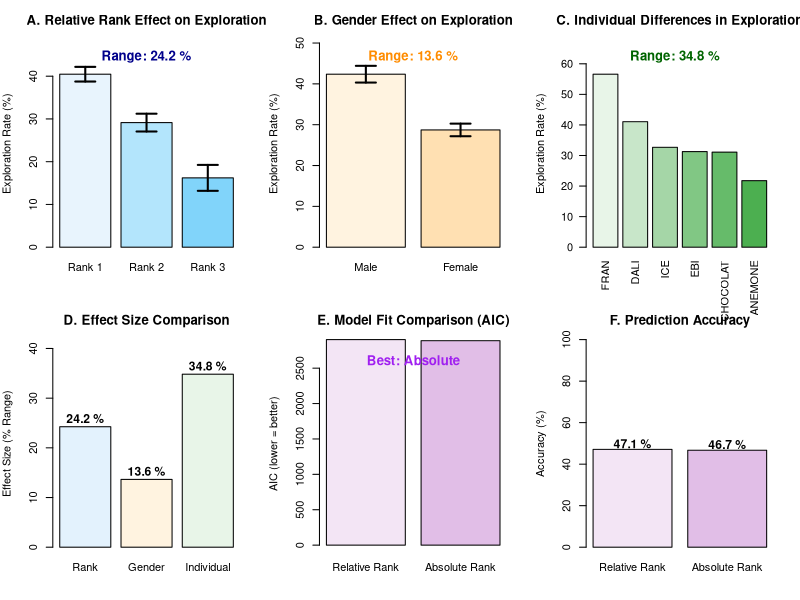

Write R code to recreate this figure.
# RESEARCH QUESTION 1: SOCIAL REFERENCE FRAMES AND IDENTITY MODELS (FIXED)
# Comprehensive analysis of rank vs gender vs individual differences
# Plus relative vs absolute rank model comparison

library(nnet)
library(dplyr)

cat("=== RESEARCH QUESTION 1 ANALYSIS (FIXED) ===\n")
cat("Social reference frames and identity models in primate decision-making\n\n")

# Load and prepare data with correct column names
data_raw <- read.csv("Explore Exploit Dataset.csv", stringsAsFactors = FALSE)
data_exp <- data_raw[data_raw$TRIAL_TYPE == "OIT_RE", ]
data_exp$outcome_clean <- ifelse(grepl("explore", data_exp$OUTCOME, ignore.case = TRUE), "explore",
                                ifelse(grepl("exploit", data_exp$OUTCOME, ignore.case = TRUE), "exploit", 
                                      ifelse(grepl("none|NONE", data_exp$OUTCOME, ignore.case = TRUE), "none", NA)))

# Clean data
data_clean <- data_exp[!is.na(data_exp$outcome_clean), ]
data_clean$outcome_clean <- factor(data_clean$outcome_clean, levels = c("exploit", "explore", "none"))

# Add proper variables using correct column names
data_clean$MONKEY <- data_clean$monkey  # Use 'monkey' column
data_clean$CONDITION_CLEAN <- factor(data_clean$CONDITION, levels = c("solo", "duo", "trio"))
data_clean$SEX <- ifelse(data_clean$monkey %in% c("FRAN", "DALI", "EBI"), "Male", "Female")
data_clean$SEX <- factor(data_clean$SEX, levels = c("Male", "Female"))

# Use existing rank columns
data_clean$RELATIVE_RANK_CLEAN <- factor(data_clean$RELATIVE_RANK, levels = c(1, 2, 3))
data_clean$ABSOLUTE_RANK_CLEAN <- factor(data_clean$ABSOLUTE_RANK, levels = c(1, 2, 3))

cat("Data prepared. Sample size:", nrow(data_clean), "trials\n")
cat("Monkeys:", unique(data_clean$monkey), "\n")
cat("Conditions:", unique(data_clean$CONDITION), "\n")

# ================================================================================
# ANALYSIS 1: RANK VS GENDER IMPORTANCE
# ================================================================================

cat("\n=== ANALYSIS 1: RANK VS GENDER IMPORTANCE ===\n")

# Calculate exploration rates by rank and gender
rank_gender_summary <- data_clean %>%
  group_by(RELATIVE_RANK_CLEAN, SEX) %>%
  summarise(
    total_trials = n(),
    explore_trials = sum(outcome_clean == "explore"),
    exploration_rate = explore_trials / total_trials * 100,
    .groups = "drop"
  )

print(rank_gender_summary)

# Overall effects
rank_effect <- data_clean %>%
  group_by(RELATIVE_RANK_CLEAN) %>%
  summarise(exploration_rate = mean(outcome_clean == "explore") * 100, .groups = "drop")

gender_effect <- data_clean %>%
  group_by(SEX) %>%
  summarise(exploration_rate = mean(outcome_clean == "explore") * 100, .groups = "drop")

cat("\nRank Effect:\n")
print(rank_effect)
cat("\nGender Effect:\n")
print(gender_effect)

rank_range <- max(rank_effect$exploration_rate) - min(rank_effect$exploration_rate)
gender_range <- max(gender_effect$exploration_rate) - min(gender_effect$exploration_rate)

cat("\nRank Effect Range:", round(rank_range, 1), "%\n")
cat("Gender Effect Range:", round(gender_range, 1), "%\n")

# ================================================================================
# ANALYSIS 2: INDIVIDUAL DIFFERENCES
# ================================================================================

cat("\n=== ANALYSIS 2: INDIVIDUAL DIFFERENCES ===\n")

individual_summary <- data_clean %>%
  group_by(monkey, SEX, ABSOLUTE_RANK_CLEAN) %>%
  summarise(
    total_trials = n(),
    exploration_rate = mean(outcome_clean == "explore") * 100,
    .groups = "drop"
  ) %>%
  arrange(desc(exploration_rate))

print(individual_summary)

individual_range <- max(individual_summary$exploration_rate) - min(individual_summary$exploration_rate)
cat("\nIndividual Differences Range:", round(individual_range, 1), "%\n")

# ================================================================================
# ANALYSIS 3: MODEL COMPARISON - RELATIVE vs ABSOLUTE RANK
# ================================================================================

cat("\n=== ANALYSIS 3: RELATIVE vs ABSOLUTE RANK MODEL COMPARISON ===\n")

# Prepare predictors with complete cases
data_model <- data_clean[complete.cases(data_clean[c("outcome_clean", "CONDITION_CLEAN", "RELATIVE_RANK_CLEAN", "ABSOLUTE_RANK_CLEAN", "SEX")]), ]

cat("Model data size:", nrow(data_model), "trials\n")
cat("Outcome distribution:\n")
print(table(data_model$outcome_clean))

# Only proceed if we have sufficient data
if(nrow(data_model) > 50 && length(unique(data_model$outcome_clean)) >= 2) {
  
  # Model 1: Relative Rank
  model_relative <- multinom(outcome_clean ~ CONDITION_CLEAN + RELATIVE_RANK_CLEAN + SEX, 
                            data = data_model, trace = FALSE)
  
  # Model 2: Absolute Rank  
  model_absolute <- multinom(outcome_clean ~ CONDITION_CLEAN + ABSOLUTE_RANK_CLEAN + SEX, 
                            data = data_model, trace = FALSE)
  
  # Model comparison
  aic_relative <- AIC(model_relative)
  aic_absolute <- AIC(model_absolute)
  
  cat("\nModel Comparison:\n")
  cat("Relative Rank Model AIC:", round(aic_relative, 2), "\n")
  cat("Absolute Rank Model AIC:", round(aic_absolute, 2), "\n")
  cat("Best Model:", ifelse(aic_relative < aic_absolute, "Relative Rank", "Absolute Rank"), "\n")
  cat("AIC Difference:", round(abs(aic_relative - aic_absolute), 2), "\n")
  
  # Prediction accuracy
  pred_relative <- predict(model_relative, data_model)
  pred_absolute <- predict(model_absolute, data_model)
  
  acc_relative <- mean(pred_relative == data_model$outcome_clean) * 100
  acc_absolute <- mean(pred_absolute == data_model$outcome_clean) * 100
  
  cat("\nPrediction Accuracy:\n")
  cat("Relative Rank Model:", round(acc_relative, 1), "%\n")
  cat("Absolute Rank Model:", round(acc_absolute, 1), "%\n")
  
  model_comparison_possible <- TRUE
  
} else {
  cat("Insufficient data for model comparison\n")
  model_comparison_possible <- FALSE
  aic_relative <- aic_absolute <- acc_relative <- acc_absolute <- NA
}

# ================================================================================
# CREATE VISUALIZATIONS
# ================================================================================

pdf("RESEARCH_QUESTION_1_RESULTS.pdf", width = 16, height = 12)

# Layout for 6 panels (or 4 if no model comparison)
if(model_comparison_possible) {
  layout(matrix(c(1,2,3,4,5,6), nrow = 2, ncol = 3, byrow = TRUE))
} else {
  layout(matrix(c(1,2,3,4), nrow = 2, ncol = 2, byrow = TRUE))
}
par(mar = c(4, 4, 3, 2))

# ================================================================================
# FIGURE 1: RANK vs GENDER EFFECTS
# ================================================================================

# Panel A: Rank Effect
rank_data <- data_clean %>%
  group_by(RELATIVE_RANK_CLEAN) %>%
  summarise(
    exploration_rate = mean(outcome_clean == "explore") * 100,
    n_trials = n(),
    .groups = "drop"
  ) %>%
  filter(!is.na(RELATIVE_RANK_CLEAN))

if(nrow(rank_data) > 0) {
  rank_data$se <- sqrt(rank_data$exploration_rate * (100 - rank_data$exploration_rate) / rank_data$n_trials)
  
  barplot(rank_data$exploration_rate, 
          names.arg = paste("Rank", rank_data$RELATIVE_RANK_CLEAN),
          col = c("#E8F4FD", "#B3E5FC", "#81D4FA"),
          border = "black",
          ylim = c(0, max(rank_data$exploration_rate) * 1.2),
          main = "A. Relative Rank Effect on Exploration",
          ylab = "Exploration Rate (%)",
          cex.main = 1.2, font.main = 2)
  
  # Add error bars
  x_pos <- seq(0.7, by = 1.2, length.out = nrow(rank_data))
  arrows(x_pos, rank_data$exploration_rate - rank_data$se,
         x_pos, rank_data$exploration_rate + rank_data$se,
         angle = 90, code = 3, length = 0.1, lwd = 2)
  
  text(mean(x_pos), max(rank_data$exploration_rate) * 1.1, 
       paste("Range:", round(max(rank_data$exploration_rate) - min(rank_data$exploration_rate), 1), "%"),
       cex = 1.2, font = 2, col = "darkblue")
}

# Panel B: Gender Effect
gender_data <- data_clean %>%
  group_by(SEX) %>%
  summarise(
    exploration_rate = mean(outcome_clean == "explore") * 100,
    n_trials = n(),
    .groups = "drop"
  )

gender_data$se <- sqrt(gender_data$exploration_rate * (100 - gender_data$exploration_rate) / gender_data$n_trials)

barplot(gender_data$exploration_rate,
        names.arg = gender_data$SEX,
        col = c("#FFF3E0", "#FFE0B2"),
        border = "black",
        ylim = c(0, max(gender_data$exploration_rate) * 1.2),
        main = "B. Gender Effect on Exploration", 
        ylab = "Exploration Rate (%)",
        cex.main = 1.2, font.main = 2)

x_pos <- seq(0.7, by = 1.2, length.out = nrow(gender_data))
arrows(x_pos, gender_data$exploration_rate - gender_data$se,
       x_pos, gender_data$exploration_rate + gender_data$se,
       angle = 90, code = 3, length = 0.1, lwd = 2)

text(mean(x_pos), max(gender_data$exploration_rate) * 1.1, 
     paste("Range:", round(max(gender_data$exploration_rate) - min(gender_data$exploration_rate), 1), "%"),
     cex = 1.2, font = 2, col = "darkorange")

# ================================================================================
# FIGURE 2: INDIVIDUAL DIFFERENCES
# ================================================================================

# Panel C: Individual Exploration Rates
individual_plot <- individual_summary[order(individual_summary$exploration_rate, decreasing = TRUE), ]
colors_ind <- c("#E8F5E8", "#C8E6C9", "#A5D6A7", "#81C784", "#66BB6A", "#4CAF50")

barplot(individual_plot$exploration_rate,
        names.arg = individual_plot$monkey,
        col = colors_ind[1:nrow(individual_plot)],
        border = "black",
        ylim = c(0, max(individual_plot$exploration_rate) * 1.2),
        main = "C. Individual Differences in Exploration",
        ylab = "Exploration Rate (%)",
        cex.main = 1.2, font.main = 2,
        las = 2)

text(3.5, max(individual_plot$exploration_rate) * 1.1, 
     paste("Range:", round(individual_range, 1), "%"),
     cex = 1.2, font = 2, col = "darkgreen")

# Panel D: Effect Size Comparison
effect_sizes <- c(
  ifelse(nrow(rank_data) > 0, max(rank_data$exploration_rate) - min(rank_data$exploration_rate), 0),
  max(gender_data$exploration_rate) - min(gender_data$exploration_rate),
  individual_range
)

barplot(effect_sizes,
        names.arg = c("Rank", "Gender", "Individual"),
        col = c("#E3F2FD", "#FFF3E0", "#E8F5E8"),
        border = "black",
        ylim = c(0, max(effect_sizes) * 1.2),
        main = "D. Effect Size Comparison",
        ylab = "Effect Size (% Range)",
        cex.main = 1.2, font.main = 2)

# Add values on bars
text(c(0.7, 1.9, 3.1), effect_sizes + max(effect_sizes) * 0.05, 
     paste(round(effect_sizes, 1), "%"),
     cex = 1.1, font = 2)

# ================================================================================
# FIGURE 3: RELATIVE vs ABSOLUTE RANK COMPARISON (if possible)
# ================================================================================

if(model_comparison_possible) {
  # Panel E: Model Performance Comparison
  model_metrics <- data.frame(
    Model = c("Relative Rank", "Absolute Rank"),
    AIC = c(aic_relative, aic_absolute),
    Accuracy = c(acc_relative, acc_absolute)
  )
  
  # AIC comparison (lower is better)
  barplot(model_metrics$AIC,
          names.arg = model_metrics$Model,
          col = c("#F3E5F5", "#E1BEE7"),
          border = "black",
          main = "E. Model Fit Comparison (AIC)",
          ylab = "AIC (lower = better)",
          cex.main = 1.2, font.main = 2)
  
  text(1.3, max(model_metrics$AIC) * 0.9, 
       paste("Best:", ifelse(aic_relative < aic_absolute, "Relative", "Absolute")),
       cex = 1.2, font = 2, col = "purple")
  
  # Panel F: Prediction Accuracy
  barplot(model_metrics$Accuracy,
          names.arg = model_metrics$Model,
          col = c("#F3E5F5", "#E1BEE7"),
          border = "black",
          ylim = c(0, 100),
          main = "F. Prediction Accuracy",
          ylab = "Accuracy (%)",
          cex.main = 1.2, font.main = 2)
  
  text(c(0.7, 1.9), model_metrics$Accuracy + 3,
       paste(round(model_metrics$Accuracy, 1), "%"),
       cex = 1.1, font = 2)
}

dev.off()

# ================================================================================
# SUMMARY RESULTS
# ================================================================================

cat("\n=== RESEARCH QUESTION 1 SUMMARY ===\n")
cat("1. RANK vs GENDER IMPORTANCE:\n")
cat("   - Rank effect range:", round(effect_sizes[1], 1), "%\n")
cat("   - Gender effect range:", round(effect_sizes[2], 1), "%\n")
cat("   - RANK IS", ifelse(effect_sizes[1] > effect_sizes[2], "MORE", "LESS"), "IMPORTANT THAN GENDER\n")

cat("\n2. RANK vs INDIVIDUAL DIFFERENCES:\n")
cat("   - Rank effect range:", round(effect_sizes[1], 1), "%\n")
cat("   - Individual differences range:", round(individual_range, 1), "%\n")
cat("   - INDIVIDUAL DIFFERENCES ARE", ifelse(individual_range > effect_sizes[1], "MORE", "LESS"), "IMPORTANT THAN RANK\n")

if(model_comparison_possible) {
  cat("\n3. RELATIVE vs ABSOLUTE RANK:\n")
  cat("   - Relative Rank Model: AIC =", round(aic_relative, 2), ", Accuracy =", round(acc_relative, 1), "%\n")
  cat("   - Absolute Rank Model: AIC =", round(aic_absolute, 2), ", Accuracy =", round(acc_absolute, 1), "%\n")
  cat("   -", ifelse(aic_relative < aic_absolute, "RELATIVE RANK", "ABSOLUTE RANK"), "MODEL FITS BETTER\n")
} else {
  cat("\n3. Model comparison not possible with current data structure\n")
}

cat("\nCreated RESEARCH_QUESTION_1_RESULTS.pdf with comprehensive analysis!\n") 